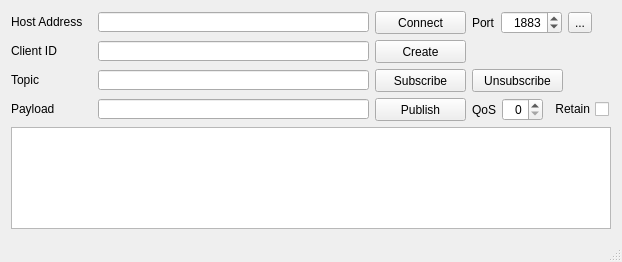
<?xml version="1.0" encoding="UTF-8"?>
<ui version="4.0">
 <class>MainWindow</class>
 <widget class="QMainWindow" name="MainWindow">
  <property name="geometry">
   <rect>
    <x>0</x>
    <y>0</y>
    <width>622</width>
    <height>262</height>
   </rect>
  </property>
  <property name="maximumSize">
   <size>
    <width>16777215</width>
    <height>16777215</height>
   </size>
  </property>
  <property name="windowTitle">
   <string>MQTT CLIENT WITH QMQTT</string>
  </property>
  <widget class="QWidget" name="centralWidget">
   <layout class="QVBoxLayout" name="verticalLayout" stretch="0,0,0,0,0,1">
    <item>
     <layout class="QHBoxLayout" name="horizontalLayout" stretch="0,0,0,0,0,0,1">
      <item>
       <widget class="QLabel" name="labelHostAddress">
        <property name="minimumSize">
         <size>
          <width>81</width>
          <height>16</height>
         </size>
        </property>
        <property name="maximumSize">
         <size>
          <width>81</width>
          <height>16</height>
         </size>
        </property>
        <property name="text">
         <string>Host Address</string>
        </property>
       </widget>
      </item>
      <item>
       <widget class="QLineEdit" name="lineEditHostAddress">
        <property name="minimumSize">
         <size>
          <width>271</width>
          <height>20</height>
         </size>
        </property>
        <property name="maximumSize">
         <size>
          <width>16777215</width>
          <height>20</height>
         </size>
        </property>
        <property name="text">
         <string/>
        </property>
       </widget>
      </item>
      <item>
       <widget class="QPushButton" name="pushButtonConnect">
        <property name="minimumSize">
         <size>
          <width>91</width>
          <height>23</height>
         </size>
        </property>
        <property name="maximumSize">
         <size>
          <width>91</width>
          <height>23</height>
         </size>
        </property>
        <property name="text">
         <string>Connect</string>
        </property>
        <property name="checkable">
         <bool>false</bool>
        </property>
        <property name="default">
         <bool>false</bool>
        </property>
       </widget>
      </item>
      <item>
       <widget class="QLabel" name="label">
        <property name="text">
         <string>Port</string>
        </property>
       </widget>
      </item>
      <item>
       <widget class="QSpinBox" name="spinBoxPort">
        <property name="alignment">
         <set>Qt::AlignRight|Qt::AlignTrailing|Qt::AlignVCenter</set>
        </property>
        <property name="minimum">
         <number>1</number>
        </property>
        <property name="maximum">
         <number>65535</number>
        </property>
        <property name="value">
         <number>1883</number>
        </property>
       </widget>
      </item>
      <item>
       <widget class="QToolButton" name="toolButtonConnectOption">
        <property name="text">
         <string>...</string>
        </property>
       </widget>
      </item>
      <item>
       <spacer name="horizontalSpacer">
        <property name="orientation">
         <enum>Qt::Horizontal</enum>
        </property>
        <property name="sizeHint" stdset="0">
         <size>
          <width>40</width>
          <height>20</height>
         </size>
        </property>
       </spacer>
      </item>
     </layout>
    </item>
    <item>
     <layout class="QHBoxLayout" name="horizontalLayout_3" stretch="0,0,0,1">
      <item>
       <widget class="QLabel" name="labelClientId">
        <property name="minimumSize">
         <size>
          <width>81</width>
          <height>16</height>
         </size>
        </property>
        <property name="maximumSize">
         <size>
          <width>81</width>
          <height>16</height>
         </size>
        </property>
        <property name="text">
         <string>Client ID</string>
        </property>
       </widget>
      </item>
      <item>
       <widget class="QLineEdit" name="lineEditClientId">
        <property name="minimumSize">
         <size>
          <width>271</width>
          <height>20</height>
         </size>
        </property>
        <property name="maximumSize">
         <size>
          <width>16777215</width>
          <height>20</height>
         </size>
        </property>
        <property name="text">
         <string/>
        </property>
       </widget>
      </item>
      <item>
       <widget class="QPushButton" name="pushButtonCreateId">
        <property name="minimumSize">
         <size>
          <width>91</width>
          <height>23</height>
         </size>
        </property>
        <property name="maximumSize">
         <size>
          <width>91</width>
          <height>23</height>
         </size>
        </property>
        <property name="text">
         <string>Create</string>
        </property>
        <property name="checkable">
         <bool>false</bool>
        </property>
        <property name="default">
         <bool>false</bool>
        </property>
       </widget>
      </item>
      <item>
       <spacer name="horizontalSpacer_2">
        <property name="orientation">
         <enum>Qt::Horizontal</enum>
        </property>
        <property name="sizeHint" stdset="0">
         <size>
          <width>40</width>
          <height>20</height>
         </size>
        </property>
       </spacer>
      </item>
     </layout>
    </item>
    <item>
     <layout class="QHBoxLayout" name="horizontalLayout_2" stretch="0,0,0,0,1">
      <item>
       <widget class="QLabel" name="labelTopic">
        <property name="minimumSize">
         <size>
          <width>81</width>
          <height>16</height>
         </size>
        </property>
        <property name="maximumSize">
         <size>
          <width>81</width>
          <height>16</height>
         </size>
        </property>
        <property name="text">
         <string>Topic</string>
        </property>
       </widget>
      </item>
      <item>
       <widget class="QLineEdit" name="lineEditTopic">
        <property name="minimumSize">
         <size>
          <width>271</width>
          <height>20</height>
         </size>
        </property>
        <property name="maximumSize">
         <size>
          <width>16777215</width>
          <height>20</height>
         </size>
        </property>
        <property name="text">
         <string/>
        </property>
       </widget>
      </item>
      <item>
       <widget class="QPushButton" name="pushButtonSubscribe">
        <property name="minimumSize">
         <size>
          <width>91</width>
          <height>23</height>
         </size>
        </property>
        <property name="maximumSize">
         <size>
          <width>91</width>
          <height>23</height>
         </size>
        </property>
        <property name="text">
         <string>Subscribe</string>
        </property>
       </widget>
      </item>
      <item>
       <widget class="QPushButton" name="pushButtonUnsubscribe">
        <property name="minimumSize">
         <size>
          <width>91</width>
          <height>23</height>
         </size>
        </property>
        <property name="maximumSize">
         <size>
          <width>91</width>
          <height>23</height>
         </size>
        </property>
        <property name="text">
         <string>Unsubscribe</string>
        </property>
       </widget>
      </item>
      <item>
       <spacer name="horizontalSpacer_3">
        <property name="orientation">
         <enum>Qt::Horizontal</enum>
        </property>
        <property name="sizeHint" stdset="0">
         <size>
          <width>40</width>
          <height>20</height>
         </size>
        </property>
       </spacer>
      </item>
     </layout>
    </item>
    <item>
     <layout class="QHBoxLayout" name="horizontalLayout_4" stretch="0,0,0,0,0,0,1">
      <item>
       <widget class="QLabel" name="labelPayload">
        <property name="minimumSize">
         <size>
          <width>81</width>
          <height>16</height>
         </size>
        </property>
        <property name="maximumSize">
         <size>
          <width>81</width>
          <height>16</height>
         </size>
        </property>
        <property name="text">
         <string>Payload</string>
        </property>
       </widget>
      </item>
      <item>
       <widget class="QLineEdit" name="lineEditPayload">
        <property name="minimumSize">
         <size>
          <width>271</width>
          <height>20</height>
         </size>
        </property>
        <property name="maximumSize">
         <size>
          <width>16777215</width>
          <height>20</height>
         </size>
        </property>
        <property name="text">
         <string/>
        </property>
       </widget>
      </item>
      <item>
       <widget class="QPushButton" name="pushButtonPublish">
        <property name="minimumSize">
         <size>
          <width>91</width>
          <height>23</height>
         </size>
        </property>
        <property name="maximumSize">
         <size>
          <width>91</width>
          <height>23</height>
         </size>
        </property>
        <property name="text">
         <string>Publish</string>
        </property>
       </widget>
      </item>
      <item>
       <widget class="QLabel" name="labelQoS">
        <property name="minimumSize">
         <size>
          <width>0</width>
          <height>23</height>
         </size>
        </property>
        <property name="maximumSize">
         <size>
          <width>16777215</width>
          <height>23</height>
         </size>
        </property>
        <property name="text">
         <string>QoS</string>
        </property>
       </widget>
      </item>
      <item>
       <widget class="QSpinBox" name="spinBoxQoS">
        <property name="minimumSize">
         <size>
          <width>41</width>
          <height>0</height>
         </size>
        </property>
        <property name="layoutDirection">
         <enum>Qt::LeftToRight</enum>
        </property>
        <property name="alignment">
         <set>Qt::AlignRight|Qt::AlignTrailing|Qt::AlignVCenter</set>
        </property>
        <property name="readOnly">
         <bool>false</bool>
        </property>
        <property name="maximum">
         <number>2</number>
        </property>
       </widget>
      </item>
      <item>
       <widget class="QCheckBox" name="checkBoxRetain">
        <property name="layoutDirection">
         <enum>Qt::RightToLeft</enum>
        </property>
        <property name="text">
         <string>Retain</string>
        </property>
       </widget>
      </item>
      <item>
       <spacer name="horizontalSpacer_4">
        <property name="orientation">
         <enum>Qt::Horizontal</enum>
        </property>
        <property name="sizeHint" stdset="0">
         <size>
          <width>40</width>
          <height>20</height>
         </size>
        </property>
       </spacer>
      </item>
     </layout>
    </item>
    <item>
     <widget class="QTextEdit" name="textEditLog">
      <property name="minimumSize">
       <size>
        <width>0</width>
        <height>0</height>
       </size>
      </property>
      <property name="verticalScrollBarPolicy">
       <enum>Qt::ScrollBarAsNeeded</enum>
      </property>
      <property name="readOnly">
       <bool>true</bool>
      </property>
      <property name="textInteractionFlags">
       <set>Qt::NoTextInteraction</set>
      </property>
     </widget>
    </item>
    <item>
     <layout class="QHBoxLayout" name="horizontalLayoutSubscribes">
      <property name="spacing">
       <number>0</number>
      </property>
     </layout>
    </item>
   </layout>
  </widget>
  <widget class="QMenuBar" name="menuBar">
   <property name="geometry">
    <rect>
     <x>0</x>
     <y>0</y>
     <width>622</width>
     <height>21</height>
    </rect>
   </property>
  </widget>
  <widget class="QStatusBar" name="statusBar"/>
 </widget>
 <layoutdefault spacing="6" margin="11"/>
 <resources/>
 <connections/>
</ui>
